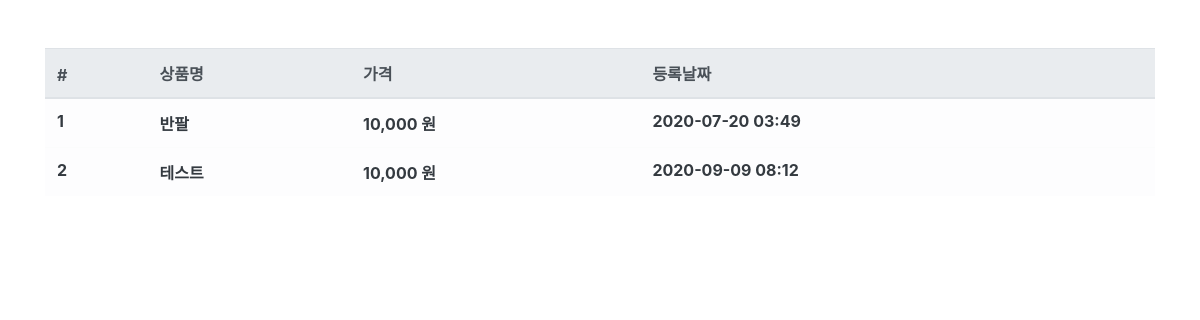
/product/, run on an earlier commit of the app's database.
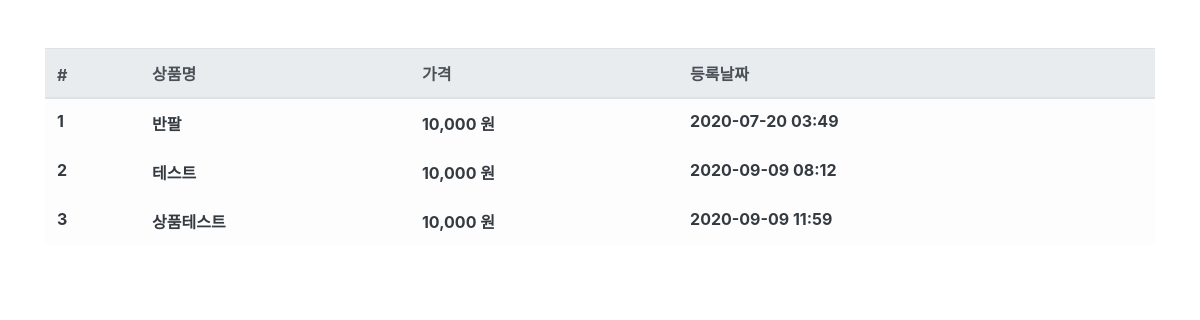
And on a later commit of the database.
### product/models.py (models this page shows, shortened)
class Product(models.Model):
    name = models.CharField(max_length=256, verbose_name='상품명')
    price = models.IntegerField(verbose_name='상품가격')
    description = models.TextField(verbose_name='상품설명')
    stock = models.IntegerField(verbose_name='재고')
    register_date = models.DateTimeField(auto_now_add=True, verbose_name='등록날짜')
    class Meta:
        db_table = 'fastcampus_product'
        verbose_name = '상품'
        verbose_name_plural = '상품'

### product/views.py (the view)
# urls.py: path('product/', ProductList.as_view()),
class ProductList(ListView):
    model = Product
    template_name = 'product.html'
    context_object_name = 'product_list'

### product/templates/product.html
{% extends "base.html" %}
{% load humanize %}
{% block contents %}
<div class="row mt-5">
    <div class="col-12">
        <table class="table table-light">
            <thead class="thead-light">
                <tr>
                    <th scope="col">#</th>
                    <th scope="col">상품명</th>
                    <th scope="col">가격</th>
                    <th scope="col">등록날짜</th>
                </tr>
            </thead>
            <tbody class="text-dark">
                {% for product in product_list %}
                <tr>
                    <th scope="row">{{ product.id }}</th>
                    <th>{{ product.name }}</th>
                    <th>{{ product.price|intcomma }} 원</th>
                    <th>{{ product.register_date|date:'Y-m-d H:i' }}</th>
                </tr>
                {% endfor %}
            </tbody>
        </table>
    </div>
</div>
{% endblock %}

### fcuser/templates/base.html (shortened to what this page needs)
<html>
  <head>
    <link
      rel="stylesheet"
      href="https://stackpath.bootstrapcdn.com/bootstrap/4.5.0/css/bootstrap.min.css"
    />
  </head>
  <body>
    <div class="container">
      {% block contents %}
      {% endblock %}
    </div>
  </body>
</html>

What changed in the data, as far as the page shows it:
added Product: id "3", name "상품테스트", price "10,000", register_date "2020-09-09 11:59"
